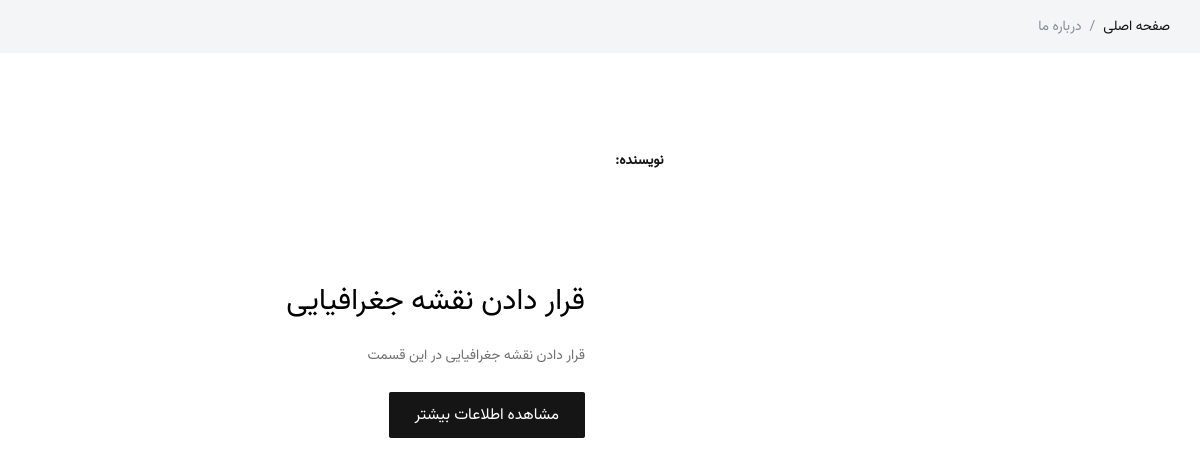
/about-us, run on an earlier commit of the app's database.
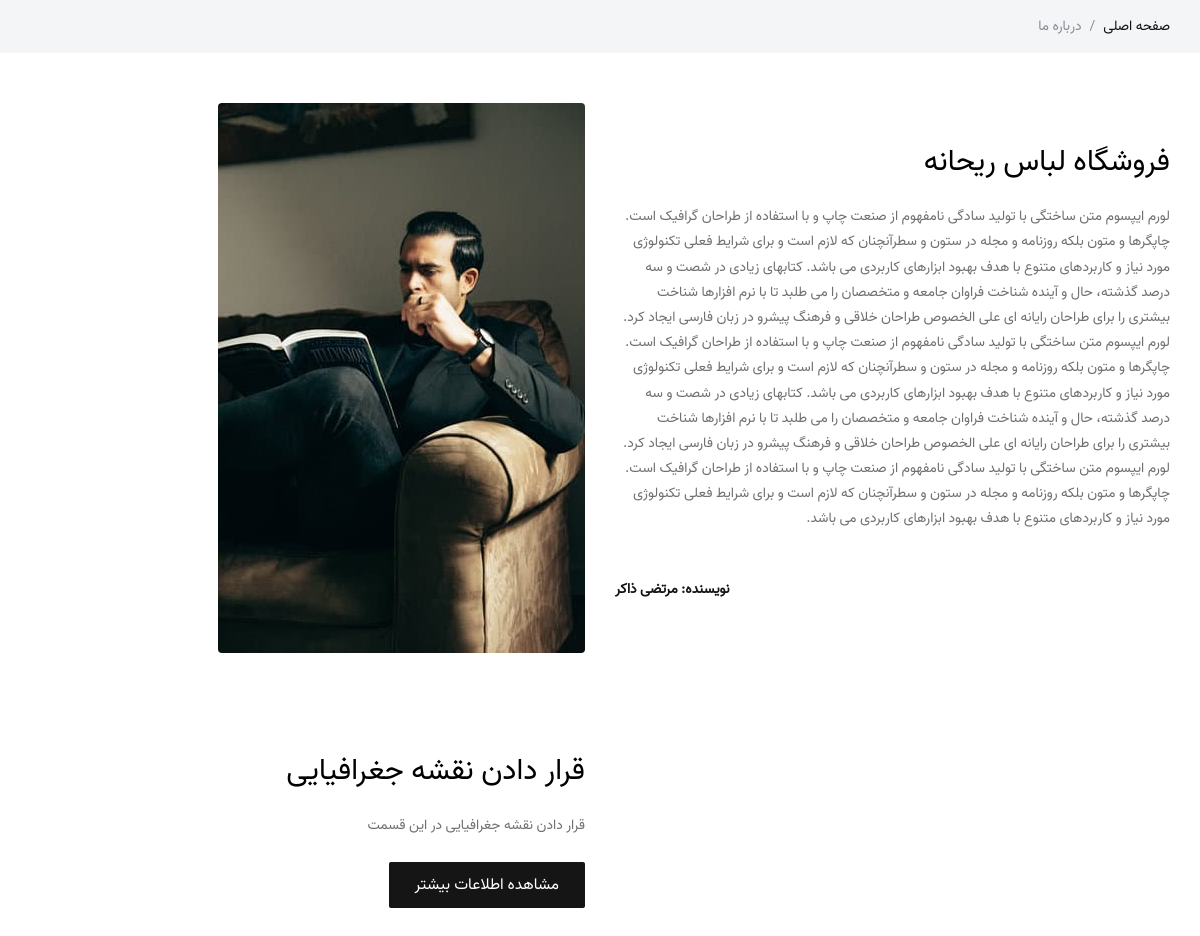
And on a later commit of the database.
### site_setting/models.py (models this page shows, shortened)
class SiteSetting(models.Model):
    admin_name = models.CharField(max_length=200, null=True, blank=True, verbose_name='نام ادمین')
    site_name = models.CharField(max_length=200, verbose_name='نام سایت')
    site_url = models.CharField(max_length=200, verbose_name='دامنه سایت')
    address = models.CharField(max_length=200, verbose_name='آدرس')
    phone = models.CharField(max_length=200, null=True, blank=True, verbose_name='شماره تلفن')
    fax = models.CharField(max_length=200, null=True, blank=True, verbose_name='شماره فکس')
    email = models.CharField(max_length=200, null=True, blank=True, verbose_name='ایمیل')
    copy_right = models.TextField(verbose_name='متن کپی رایت سایت')
    about_us_text = models.TextField(verbose_name='متن درباره ما سایت')
    site_logo = models.ImageField(upload_to='images/site-setting', null=True, blank=True, verbose_name='لوگو سایت')
    avatar = models.ImageField(upload_to='images/site-setting', null=True, blank=True, verbose_name='تصویر ادمین')
    is_main_setting = models.BooleanField(verbose_name='تنظیمات اصلی')
    class Meta:
        verbose_name = 'تنظیمات سایت'
        verbose_name_plural = 'تنظیمات'

### base/views.py (the view)
# urls.py: path('about-us', views.AboutUsView.as_view(), name='about_us_page_view'),
class AboutUsView(TemplateView):
    template_name = 'base/about-us.html'
    def get_context_data(self, **kwargs):
        context = super(AboutUsView, self).get_context_data(**kwargs)
        site_setting: SiteSetting = SiteSetting.objects.filter(is_main_setting=True).first()
        context['site_setting'] = site_setting
        return context

### base/templatetags/layout_items.py (called while the page is built)
@register.inclusion_tag('base/site-login-component.html', takes_context=True)
def site_login_component(context):
    login_form = LoginForm()
    return {
        'login_form': login_form,
        'context': context
    }

@register.inclusion_tag('base/site-search-component.html')
def site_search_component():
    return

### base/templates/base/about-us.html (shortened to what this page needs)
{% extends 'shared/layout.html' %}
{% load thumbnail %}
{% block content %}
    {% load static %}
    <!DOCTYPE html>
    <html lang="fa" dir="rtl">
    <head>
    </head>
    <body>
    <div class="gray py-3">
        <div class="container">
            <div class="row">
                <div class="colxl-12 col-lg-12 col-md-12">
                    <nav aria-label="breadcrumb text-right">
                        <ol class="breadcrumb">
                            <li class="breadcrumb-item"><a href="{% url 'home_page_view' %}">صفحه اصلی</a></li>
                            <li class="breadcrumb-item active" aria-current="page">درباره ما</li>
                        </ol>
                    </nav>
                </div>
            </div>
        </div>
    </div>
    <section class="middle">
        <div class="container">
            <div class="row align-items-center justify-content-between">
                <div class="col-xl-6 col-lg-6 col-md-6 col-sm-12">
                    <div class="abt_caption">
                        <h2 class="ft-medium mb-4">{{ site_setting.site_name }}</h2>
                        <p class="mb-4">{{ site_setting.about_us_text }}</p><br>
                        <div class="abt_caption">
                            <p class="ft-bold text-dark fa-pull-left">نویسنده: {{ site_setting.admin_name }}</p>
                        </div>
                    </div>
                </div>
                <div class="col-xl-6 col-lg-6 col-md-6 col-sm-12">
                    <div class="abt_caption">
                        {% if site_setting.avatar %}
                            {% thumbnail site_setting.avatar "550x550" quality=90 crop='center' as im %}
                                <img class="img-fluid rounded" src="{{ im.url }}" alt="{{ site_setting.site_name }}">
                            {% endthumbnail %}
                        {% else %}
                            <img class="img-fluid rounded" src="{% static 'img/about-1.png' %}"
                                 alt="{{ site_setting.site_name }}">
                        {% endif %}
                    </div>
                </div>
            </div>
        </div>
    </section>
    <section class="middle">
        <div class="container">
            <div class="row align-items-center justify-content-between">
                <div class="col-xl-6 col-lg-6 col-md-6 col-sm-12">
                </div>
                <div class="col-xl-6 col-lg-6 col-md-6 col-sm-12">
                    <div class="abt_caption">
                        <h2 class="ft-medium mb-4">قرار دادن نقشه جغرافیایی</h2>
                        <p class="mb-4">قرار دادن نقشه جغرافیایی در این قسمت</p>
                        <div class="form-group mt-4">
                            <a href="#" class="btn btn-dark">مشاهده اطلاعات بیشتر</a>
                        </div>
                    </div>
                </div>
            </div>
        </div>
    </section>
    </body>
    </html>
{% endblock %}

### templates/shared/layout.html (shortened to what this page needs)
{% load layout_items %}
{% load render_partial %}
{% load static %}
<link href="{% static 'css/styles.css' %}" rel="stylesheet">
{% block content %}{% endblock %}

### base/templates/base/site-search-component.html (shortened to what this page needs)
{% load layout_items %}
{% load static %}

### base/templates/base/site-login-component.html (shortened to what this page needs)
{% load layout_items %}
{% load static %}

### templates/shared/footer-references.html (shortened to what this page needs)
{% load static %}

What changed in the data, as far as the page shows it:
added SiteSetting: site_name "فروشگاه لباس ریحانه", about_us_text "لورم ایپسوم متن ساختگی با تولید سادگی نامفهوم از صنعت چاپ و با استفاده از طراحان گرافیک است. چاپگرها و متون بلکه روزنامه و مجله در ستون و سطرآنچنان که لازم است و برای شرایط فعلی تکنولوژی مورد نیاز و کاربردهای متنوع با هدف بهبود ابزارهای کاربردی می باشد. کتابهای زیادی در شصت و سه درصد گذشته، حال و آینده شناخت فراوان جامعه و متخصصان را می طلبد تا با نرم افزارها شناخت بیشتری را برای طراحان رایانه ای علی الخصوص طراحان خلاقی و فرهنگ پیشرو در زبان فارسی ایجاد کرد. لورم ایپسوم متن ساختگی با تولید سادگی نامفهوم از صنعت چاپ و با استفاده از طراحان گرافیک است. چاپگرها و متون بلکه روزنامه و مجله در ستون و سطرآنچنان که لازم است و برای شرایط فعلی تکنولوژی مورد نیاز و کاربردهای متنوع با هدف بهبود ابزارهای…", admin_name "مرتضی ذاکر"
